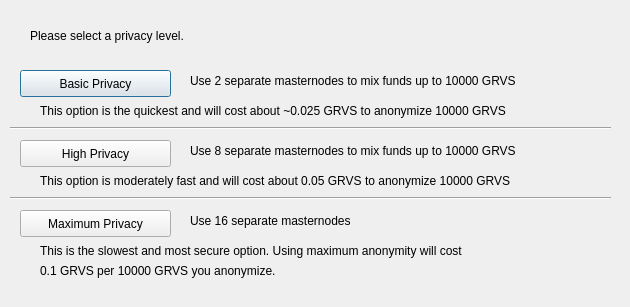
<?xml version="1.0" encoding="UTF-8"?>
<ui version="4.0">
 <class>ObfuscationConfig</class>
 <widget class="QDialog" name="ObfuscationConfig">
  <property name="geometry">
   <rect>
    <x>0</x>
    <y>0</y>
    <width>630</width>
    <height>307</height>
   </rect>
  </property>
  <property name="windowTitle">
   <string>Configure Obfuscation</string>
  </property>
  <widget class="QPushButton" name="buttonBasic">
   <property name="geometry">
    <rect>
     <x>20</x>
     <y>70</y>
     <width>151</width>
     <height>27</height>
    </rect>
   </property>
   <property name="text">
    <string>Basic Privacy</string>
   </property>
  </widget>
  <widget class="QPushButton" name="buttonHigh">
   <property name="geometry">
    <rect>
     <x>20</x>
     <y>140</y>
     <width>151</width>
     <height>27</height>
    </rect>
   </property>
   <property name="text">
    <string>High Privacy</string>
   </property>
  </widget>
  <widget class="QPushButton" name="buttonMax">
   <property name="geometry">
    <rect>
     <x>20</x>
     <y>210</y>
     <width>151</width>
     <height>27</height>
    </rect>
   </property>
   <property name="text">
    <string>Maximum Privacy</string>
   </property>
  </widget>
  <widget class="QLabel" name="label">
   <property name="geometry">
    <rect>
     <x>30</x>
     <y>20</y>
     <width>571</width>
     <height>31</height>
    </rect>
   </property>
   <property name="text">
    <string>Please select a privacy level.</string>
   </property>
  </widget>
  <widget class="QLabel" name="label_2">
   <property name="geometry">
    <rect>
     <x>190</x>
     <y>70</y>
     <width>421</width>
     <height>21</height>
    </rect>
   </property>
   <property name="text">
    <string>Use 2 separate masternodes to mix funds up to 10000 GRVS</string>
   </property>
  </widget>
  <widget class="QLabel" name="label_3">
   <property name="geometry">
    <rect>
     <x>190</x>
     <y>140</y>
     <width>411</width>
     <height>21</height>
    </rect>
   </property>
   <property name="text">
    <string>Use 8 separate masternodes to mix funds up to 10000 GRVS</string>
   </property>
  </widget>
  <widget class="QLabel" name="label_4">
   <property name="geometry">
    <rect>
     <x>190</x>
     <y>210</y>
     <width>421</width>
     <height>21</height>
    </rect>
   </property>
   <property name="text">
    <string>Use 16 separate masternodes</string>
   </property>
  </widget>
  <widget class="QLabel" name="label_6">
   <property name="geometry">
    <rect>
     <x>40</x>
     <y>100</y>
     <width>561</width>
     <height>21</height>
    </rect>
   </property>
   <property name="text">
    <string>This option is the quickest and will cost about ~0.025 GRVS to anonymize 10000 GRVS</string>
   </property>
  </widget>
  <widget class="QLabel" name="label_7">
   <property name="geometry">
    <rect>
     <x>40</x>
     <y>170</y>
     <width>561</width>
     <height>21</height>
    </rect>
   </property>
   <property name="text">
    <string>This option is moderately fast and will cost about 0.05 GRVS to anonymize 10000 GRVS</string>
   </property>
  </widget>
  <widget class="QLabel" name="label_8">
   <property name="geometry">
    <rect>
     <x>40</x>
     <y>240</y>
     <width>561</width>
     <height>21</height>
    </rect>
   </property>
   <property name="text">
    <string>This is the slowest and most secure option. Using maximum anonymity will cost</string>
   </property>
  </widget>
  <widget class="QLabel" name="label_9">
   <property name="geometry">
    <rect>
     <x>40</x>
     <y>260</y>
     <width>561</width>
     <height>21</height>
    </rect>
   </property>
   <property name="text">
    <string>0.1 GRVS per 10000 GRVS you anonymize.</string>
   </property>
  </widget>
  <widget class="Line" name="line">
   <property name="geometry">
    <rect>
     <x>10</x>
     <y>120</y>
     <width>601</width>
     <height>16</height>
    </rect>
   </property>
   <property name="orientation">
    <enum>Qt::Horizontal</enum>
   </property>
  </widget>
  <widget class="Line" name="line_2">
   <property name="geometry">
    <rect>
     <x>10</x>
     <y>190</y>
     <width>601</width>
     <height>16</height>
    </rect>
   </property>
   <property name="orientation">
    <enum>Qt::Horizontal</enum>
   </property>
  </widget>
 </widget>
 <resources/>
 <connections/>
</ui>
